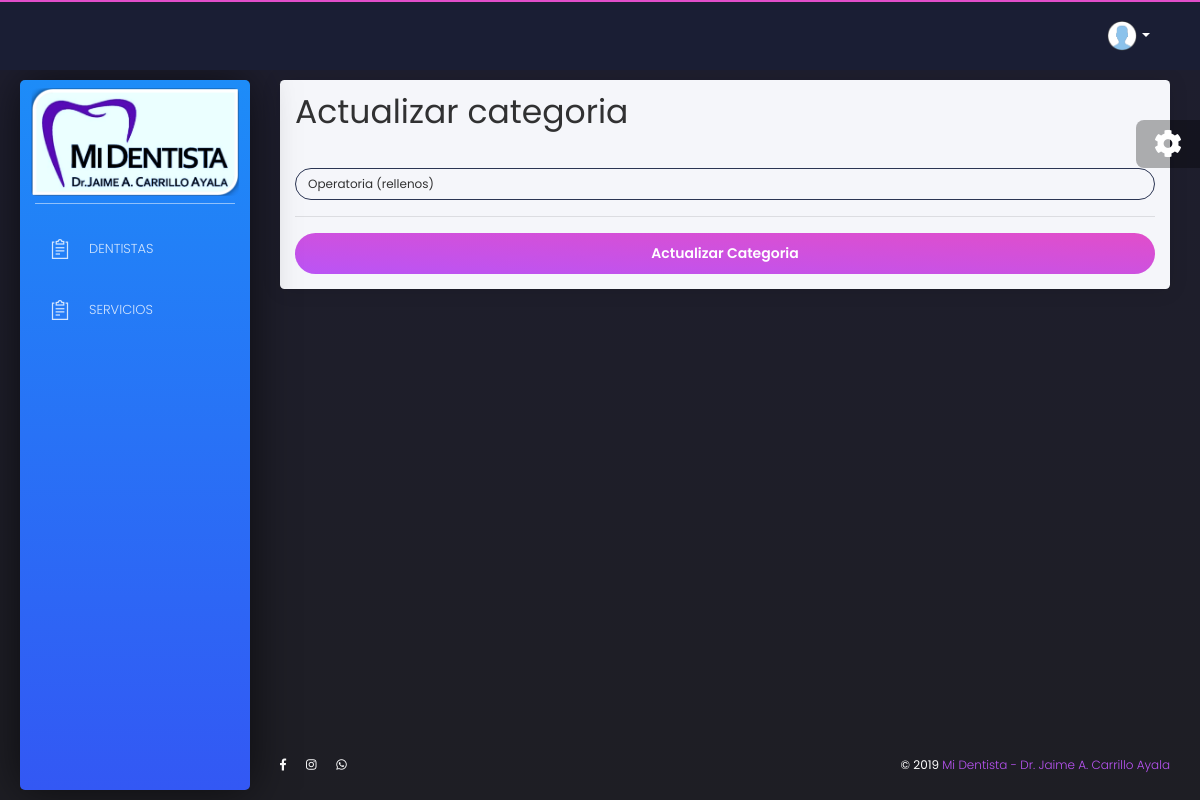
The page /core/actualizarcategoria/4 on the database as committed earlier.
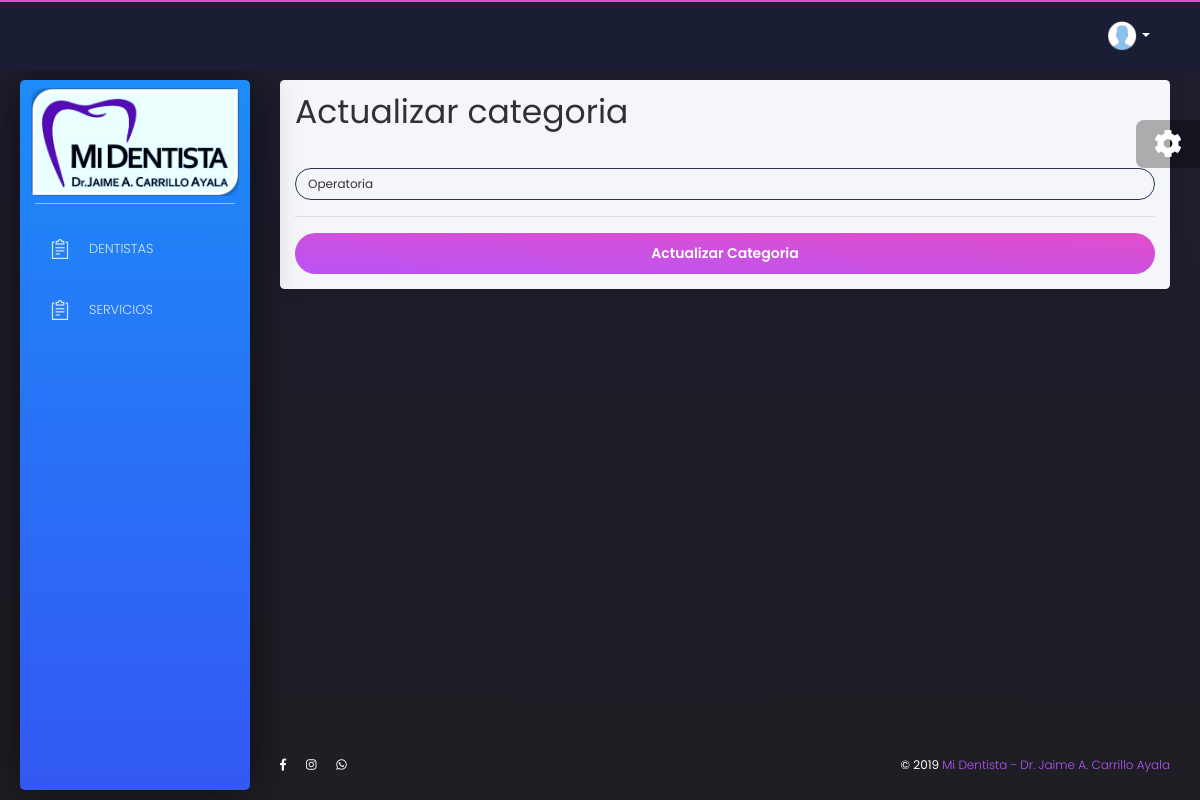
The same page on the database as committed later.
### core/models.py (models this page shows)
class Categoria(models.Model):
    id = models.AutoField(primary_key=True)
    nombre = models.CharField(max_length=64)

### core/views.py (the view)
# urls.py: path('actualizarcategoria/<int:pk>', CategoriaUpdate.as_view(), name = 'updatecategoria'),
class CategoriaUpdate(LoginRequiredMixin, UpdateView):
    model = Categoria
    template_name = 'core/categoria_update.html'
    form_class = NuevaCategoriaForm
    success_url = reverse_lazy('core:categorias')

### core/forms.py
class NuevaCategoriaForm(forms.ModelForm):
    class Meta:
        model = Categoria
        fields = ['nombre']
        widgets = {
            'nombre': forms.TextInput(attrs={'class':'form-control', 'placeholder':'Nombre: '}),
        }
        labels = {
            'nombre':''
        }

### core/templates/core/categoria_update.html (shortened to what this page needs)
{% extends 'core/base.html' %}
{% block content %}
<div class="content">
    <div class="row">
        <div class="col-md-12">
			<div class="card white-content">
              	<div class="card-header">
              		<h1>Actualizar categoria</h1>
				</div>
				<div class="card-body">
					<form action="" method="post">{% csrf_token %}
						{{ form.as_p }}
						<hr>
						<div class = "text-center">
						<input type="submit" class = "btn btn-primary btn-block" value= "Actualizar Categoria" />
						</div>
					</form>
				</div>
			</div>
	    </div>
	</div>
</div>
{% endblock %}

Rows that differ between the two databases and show on the page:
changed Categoria: nombre "Operatoria (rellenos)" → "Operatoria"
